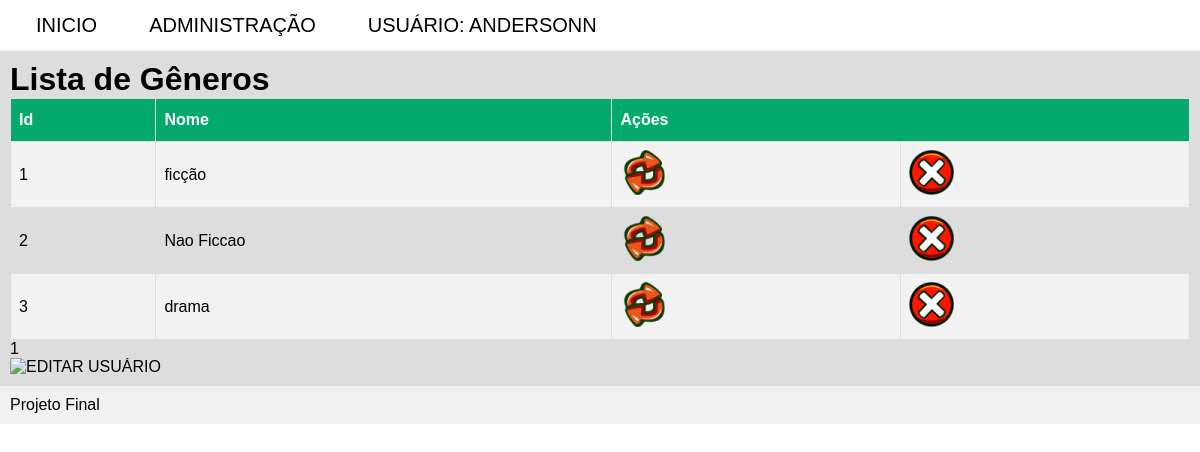
Page /generocontrolar.php?pag=1 (signed in) on the committed database.
### tables this page shows
CREATE TABLE IF NOT EXISTS `genero` (
  `id` int(11) NOT NULL AUTO_INCREMENT,
  `nome` varchar(11) NOT NULL,
  PRIMARY KEY (`id`)
);

### generocontrolar.php (the view, shortened to what this page needs)
<?php
$logado = $_SESSION['nome'];
if($_SESSION['acesso']=="admin"){
require 'conexao.php';
$id = $_GET["pag"];
$total = 5;
$id--;
$sql = "SELECT * FROM genero ORDER BY id LIMIT $id, $total";
$sql1 = "SELECT count(*) as contagem FROM genero";
$result = $conn->query($sql);
$result1 = $conn->query($sql1);
$row1 = $result1->fetch_assoc();
$contagem = $row1["contagem"];
if($contagem%$total==0){
    $contagem=$contagem/$total;
}else{
    $contagem=$contagem/$total + 1;
}
	 if ($result->num_rows > 0) {
?>
<!DOCTYPE html>
<html lang="pt-br">
<head>
<link rel="stylesheet" href="/css/tabela.css">
</head>
<body>
<div class="topnav">
<ul class="nav-list">
  <li><a href="index.php">Inicio</a></li>
<?php
if($_SESSION['acesso']=="admin"){
    echo "<li class='dropdown'><a href='javascript:void(0)' class='dropbtn'>Administração</a>";
	echo "<div class='dropdown-content'><a href='usuarioscontrolar.php?pag=1'>Controlar Usuários</a><a href='livroscontrolar.php?pag=1'>Controlar Livros</a><a href='usuariosrelatorio.php?pag=1'>Relatório de Usuários</a></div></li>";
}
?>
  <li class="dropdown">
    <a href="javascript:void(0)" class="dropbtn">Usuário: <?php echo $logado;?></a>
  </li>
</ul>
</div>
<div class="content">
			<h1>Lista de Gêneros</h1>
			<table>
<tr><th>Id</th><th>Nome<th colspan="2">Ações</td></tr>
	<?php
	  while($row = $result->fetch_assoc()) {
		echo "<tr><td>" . $row["id"] . "</td><td>" . $row["nome"] . "</td>";
		echo "<td><a href='generoeditarform.php?id=" . $row["id"] . "'><img src='./imagens/editar.png' alt='Editar Usuário'></a></td><td><a href='generoexcluir.php?id=" . $row["id"] . "'><img src='./imagens/excluir.png' alt='Excluir Usuário'></a></td></tr>";
	  }
	?>
			</table>
			<div class="pagination">
    <?php for($i=1; $i <= $contagem; $i++) {
            echo "<a href='generocontrolar.php?pag=$i'>$i</a>";
    }
	?>
</div>
			<a href="generocadastrarform.php"><img src='./imagens/incluir.png' alt='Editar Usuário'></a>
</div>
<div class="footer">
  <p>Projeto Final</p>
</div>
</body>
</html>
<?php
	} else {
		echo "<h1>Nenhum resultado foi encontrado.</h1>";
	}
} else {
    header('Location: login.html');
    exit;
}
?>

### css/tabela.css (style rules this page uses)
table { font-family: Arial, Helvetica, sans-serif; border-collapse: collapse; width: 100%; }
td, th { border: 1px solid #ddd; padding: 8px; }
tr:nth-child(even) { background-color: #f2f2f2; }
th { padding-top: 12px; padding-bottom: 12px; text-align: left; background-color: #04AA6D; color: white; }

### generocontrolar.php (style rules this page uses)
* { margin: 0; padding: 0; font-family: "Monteserrat", sans-serif; }
a { color: #000; text-transform: uppercase; text-decoration: none; transition: 0.3s; }
.nav-list { font-size: 20px; list-style: none; display: flex; }
.nav-list li { margin-left: 20px; }
li a, .dropbtn { display: inline-block; text-align: center; padding: 14px 16px; text-decoration: none; }
li.dropdown { display: inline-block; }
.content { background-color: #ddd; padding: 10px; }
.footer { background-color: #f1f1f1; padding: 10px; }

### rows in the picture
genero: id "1", nome "ficção"
genero: id "2", nome "Nao Ficcao"
genero: id "3", nome "drama"

### other values in the picture
$logado "ANDERSONN"
